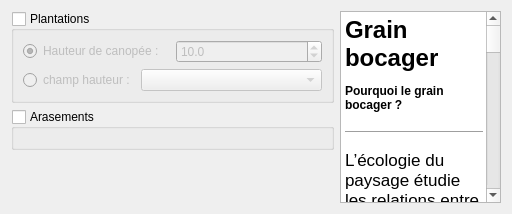
     <widget class="QWidget" name="tab_amenagements">
      <attribute name="title">
       <string>Aménagements</string>
      </attribute>
      <layout class="QHBoxLayout" name="horizontalLayout_2" stretch="2,1">
       <item>
        <layout class="QVBoxLayout" name="verticalLayout_9">
         <item>
          <widget class="QGroupBox" name="groupBox_plantations">
           <property name="title">
            <string>Plantations</string>
           </property>
           <property name="checkable">
            <bool>true</bool>
           </property>
           <property name="checked">
            <bool>false</bool>
           </property>
           <layout class="QVBoxLayout" name="verticalLayout_4">
            <item>
             <widget class="QWidget" name="widget_2" native="true">
              <layout class="QHBoxLayout" name="horizontalLayout_3">
               <property name="leftMargin">
                <number>0</number>
               </property>
               <property name="topMargin">
                <number>0</number>
               </property>
               <property name="rightMargin">
                <number>0</number>
               </property>
               <property name="bottomMargin">
                <number>0</number>
               </property>
               <item>
                <widget class="QRadioButton" name="radioButton_valeurHauteurVegetation">
                 <property name="text">
                  <string>Hauteur de canopée :</string>
                 </property>
                 <property name="checked">
                  <bool>true</bool>
                 </property>
                 <attribute name="buttonGroup">
                  <string notr="true">buttonGroup</string>
                 </attribute>
                </widget>
               </item>
               <item>
                <widget class="QDoubleSpinBox" name="doubleSpinBox_hauteurVegetation">
                 <property name="decimals">
                  <number>1</number>
                 </property>
                 <property name="value">
                  <double>10.000000000000000</double>
                 </property>
                </widget>
               </item>
              </layout>
             </widget>
            </item>
            <item>
             <widget class="QWidget" name="widget_3" native="true">
              <layout class="QHBoxLayout" name="horizontalLayout_4">
               <property name="leftMargin">
                <number>0</number>
               </property>
               <property name="topMargin">
                <number>0</number>
               </property>
               <property name="rightMargin">
                <number>0</number>
               </property>
               <property name="bottomMargin">
                <number>0</number>
               </property>
               <item>
                <widget class="QRadioButton" name="radioButton_champHauteurVegetation">
                 <property name="text">
                  <string>champ hauteur :</string>
                 </property>
                 <attribute name="buttonGroup">
                  <string notr="true">buttonGroup</string>
                 </attribute>
                </widget>
               </item>
               <item>
                <widget class="QgsFieldComboBox" name="mFieldComboBox_hauteurVegetation">
                 <property name="sizePolicy">
                  <sizepolicy hsizetype="MinimumExpanding" vsizetype="Fixed">
                   <horstretch>0</horstretch>
                   <verstretch>0</verstretch>
                  </sizepolicy>
                 </property>
                </widget>
               </item>
              </layout>
             </widget>
            </item>
           </layout>
          </widget>
         </item>
         <item>
          <widget class="QGroupBox" name="groupBox_arasements">
           <property name="title">
            <string>Arasements</string>
           </property>
           <property name="checkable">
            <bool>true</bool>
           </property>
           <property name="checked">
            <bool>false</bool>
           </property>
           <layout class="QVBoxLayout" name="verticalLayout_5"/>
          </widget>
         </item>
         <item>
          <spacer name="verticalSpacer">
           <property name="orientation">
            <enum>Qt::Vertical</enum>
           </property>
           <property name="sizeHint" stdset="0">
            <size>
             <width>20</width>
             <height>40</height>
            </size>
           </property>
          </spacer>
         </item>
        </layout>
       </item>
       <item>
        <widget class="QTextBrowser" name="textBrowser">
         <property name="html">
          <string>&lt;!DOCTYPE HTML PUBLIC &quot;-//W3C//DTD HTML 4.0//EN&quot; &quot;http://www.w3.org/TR/REC-html40/strict.dtd&quot;&gt;
&lt;html&gt;&lt;head&gt;&lt;meta name=&quot;qrichtext&quot; content=&quot;1&quot; /&gt;&lt;style type=&quot;text/css&quot;&gt;
p, li { white-space: pre-wrap; }
&lt;/style&gt;&lt;/head&gt;&lt;body style=&quot; font-family:'MS Shell Dlg 2'; font-size:8.25pt; font-weight:400; font-style:normal;&quot;&gt;
&lt;h1 style=&quot; margin-top:18px; margin-bottom:12px; margin-left:0px; margin-right:0px; -qt-block-indent:0; text-indent:0px;&quot;&gt;&lt;span style=&quot; font-family:'.AppleSystemUIFont'; font-size:13pt; font-weight:600;&quot;&gt;Grain bocager&lt;/span&gt;&lt;/h1&gt;
&lt;h4 style=&quot; margin-top:12px; margin-bottom:12px; margin-left:0px; margin-right:0px; -qt-block-indent:0; text-indent:0px;&quot;&gt;&lt;span style=&quot; font-family:'.AppleSystemUIFont'; font-size:13pt; font-weight:600;&quot;&gt;Pourquoi le grain bocager ?&lt;/span&gt;&lt;/h4&gt;
&lt;hr /&gt;
&lt;p style=&quot; margin-top:12px; margin-bottom:12px; margin-left:0px; margin-right:0px; -qt-block-indent:0; text-indent:0px;&quot;&gt;&lt;span style=&quot; font-family:'.AppleSystemUIFont'; font-size:13pt;&quot;&gt;L’écologie du paysage étudie les relations entre des structures paysagères et des processus écologiques. Le grain bocager a l’avantage de prendre en compte à la fois la densité de haies, et la configuration spatiale du réseau bocager.&lt;/span&gt;&lt;/p&gt;
&lt;p style=&quot; margin-top:12px; margin-bottom:12px; margin-left:0px; margin-right:0px; -qt-block-indent:0; text-indent:0px;&quot;&gt;&lt;span style=&quot; font-family:'.AppleSystemUIFont'; font-size:13pt;&quot;&gt;Le grain bocager repose sur les résultats des climatologues. Ils ont montré l’effet microclimatique des haies individuelles : l’effet brise-vent est ressenti jusqu’à dix fois leur hauteur. Il existe aussi un effet paysager dû à l’accumulation des effets des haies individuelles. En partant de la distance aux haies, le grain prend aussi en compte la forme des parcelles. Dans une parcelle rectangulaire, la proportion de surface proche des haies et autres boisements est beaucoup plus grande que dans une parcelle carrée. &lt;/span&gt;&lt;/p&gt;
&lt;p style=&quot; margin-top:12px; margin-bottom:12px; margin-left:0px; margin-right:0px; -qt-block-indent:0; text-indent:0px;&quot;&gt;&lt;span style=&quot; font-family:'.AppleSystemUIFont'; font-size:13pt;&quot;&gt;Le grain est un indice qui varie entre 0 et 1 ; pour un paysage entièrement boisé, la valeur est 0, pour un paysage sans aucun boisement, elle est de 1. &lt;/span&gt;&lt;/p&gt;
&lt;p style=&quot; margin-top:12px; margin-bottom:12px; margin-left:0px; margin-right:0px; -qt-block-indent:0; text-indent:0px;&quot;&gt;&lt;span style=&quot; font-family:'.AppleSystemUIFont'; font-size:13pt;&quot;&gt;L’analyse de relevés de coléoptères carabiques dans 116 haies bretonnes a mis en évidence l’effet du grain, les captures étant trois fois plus nombreuses en deçà du seuil de 0,33.&lt;/span&gt;&lt;/p&gt;
&lt;p style=&quot; margin-top:12px; margin-bottom:12px; margin-left:0px; margin-right:0px; -qt-block-indent:0; text-indent:0px;&quot;&gt;&lt;span style=&quot; font-family:'.AppleSystemUIFont'; font-size:13pt;&quot;&gt;Il peut être utilisé dans diverses situations d’action ; gestion des haies d’exploitations agricoles, politique Trame Verte et Bleue des EPCI, aménagements de périmètres de protection de captage d’eau potable, atlas de biodiversité communal… avec l’objectif de maintenir les zones favorables, renforcer les zones sensibles et reconstruire les zones dégradées.&lt;/span&gt;&lt;/p&gt;
&lt;p style=&quot; margin-top:12px; margin-bottom:12px; margin-left:0px; margin-right:0px; -qt-block-indent:0; text-indent:0px;&quot;&gt;&lt;span style=&quot; font-family:'.AppleSystemUIFont'; font-size:13pt;&quot;&gt;Le grain bocager est un paramètre essentiel pour apprécier la capacité d’accueil de la biodiversité en agro-système bocager, en complément de la qualité intrinsèque de la haie évaluée par les indicateurs du plan de gestion durable des haies (PGDH). &lt;/span&gt;&lt;/p&gt;&lt;/body&gt;&lt;/html&gt;</string>
         </property>
        </widget>
       </item>
      </layout>
     </widget>
